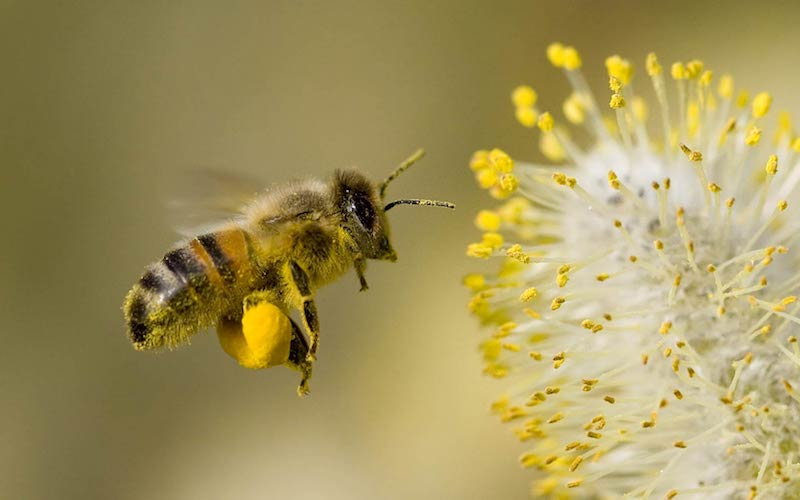
#> input picture Image_and_Video_Analysis/Tutorials/03_Drawing_and_Writing_on_Image/bee.jpg, 800 x 500 px
$ python code.py
#> lines starting #> are read from the running program, lines starting #| are printed output that depends on the picture
import numpy as np
import cv2

img = cv2.imread('bee.jpg', cv2.IMREAD_COLOR)
#> img is the input picture: shape (500, 800, 3); mean B, G, R 92.5, 149.3, 163.6

#BGR for 4th parameter
#yellow
cv2.line(img, (0,0), (500,500), (0,255,255), 15)

#red
cv2.rectangle(img, (15,25), (400,300), (0,0,255), 5)

#negative line width param fills shape
#blue
cv2.circle(img, (200, 120), 50, (255,0,0), -1)

#polygons
pts = np.array([[20, 42], [88,90], [300,500], [400, 300], [10, 20]], np.int32)
#pts = pts.reshape((-1,1,2))
cv2.polylines(img, [pts], True, (0,255,0), 3)

#writing text
font = cv2.FONT_HERSHEY_SIMPLEX
cv2.putText(img, 'Hello World', (250,250), font, 3, (255,255,255), 5, cv2.LINE_AA)
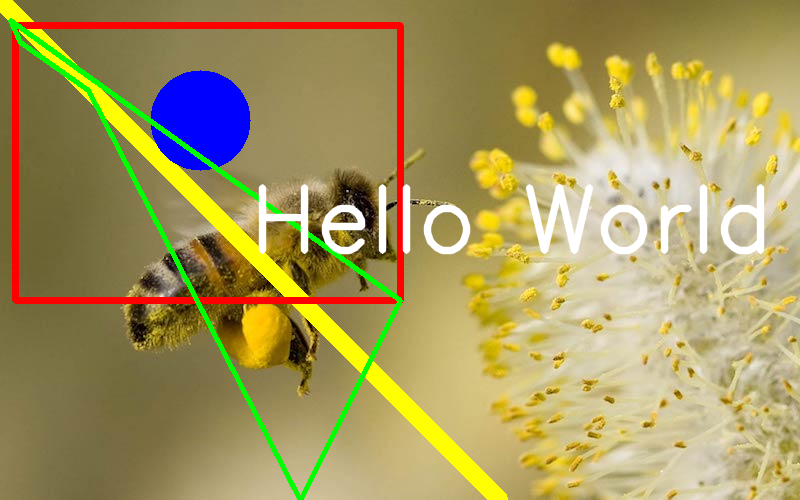
#> img: shape (500, 800, 3); mean B, G, R 94.3, 151.7, 166.3

cv2.imshow('image', img)
cv2.waitKey(0)
cv2.destroyAllWindows()

cv2.imwrite('bee_draw.jpg', img)
